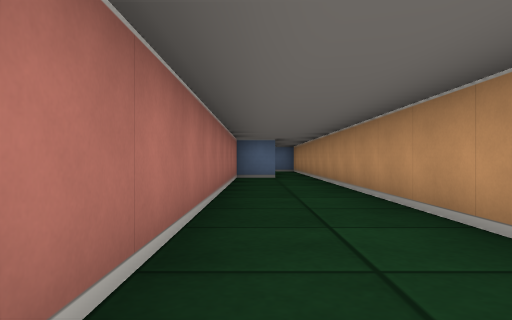
[1] (above)

12 first-person views from a walk through a cub3D maze. The camera is about half as high as the walls, looks level and sees 70° across. The floor is counted in squares. Each view is taken from the middle of a square. On the plan, view 1 faces up. The plan holds only what a view shows up to about 9 squares ahead; the rest is blank.

[2]
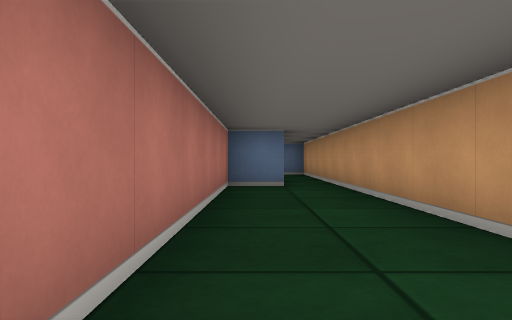

[3]
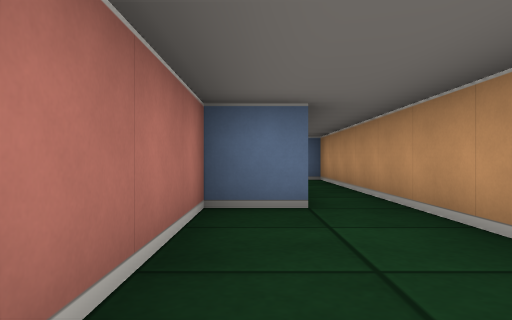

[4]
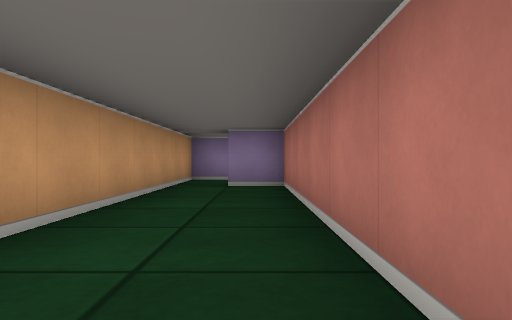

[5]
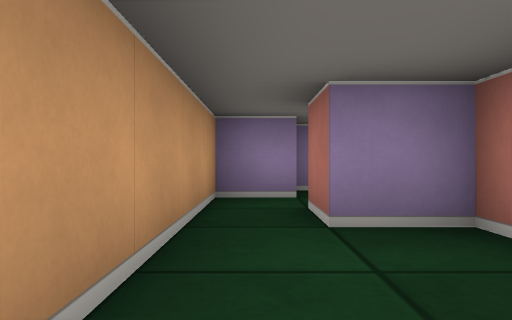

[6]
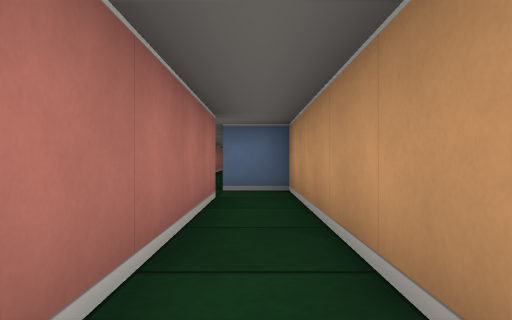

[7]
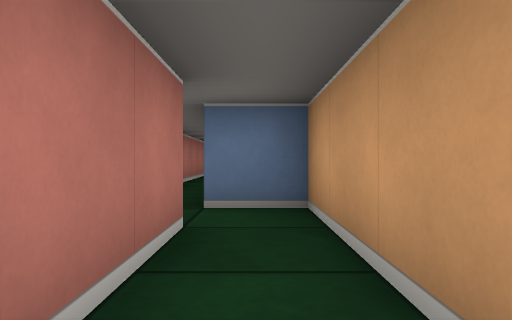

[8]
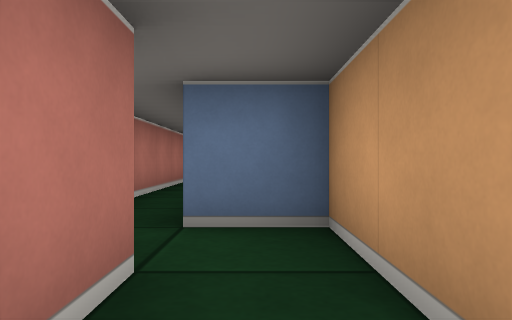

[9]
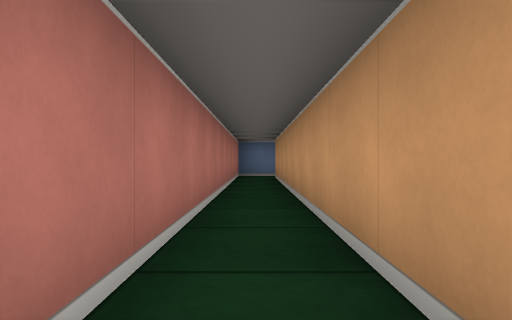

[10]
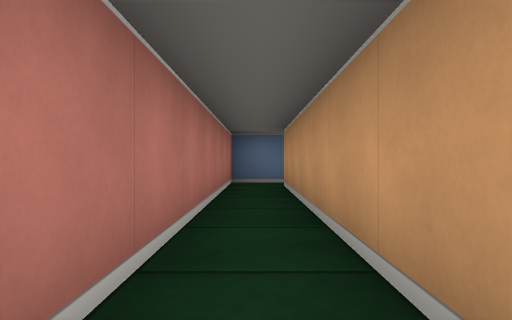

[11]
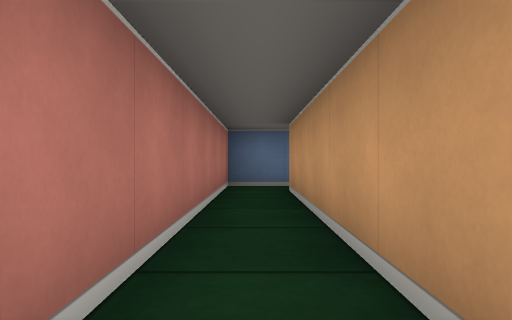

[12]
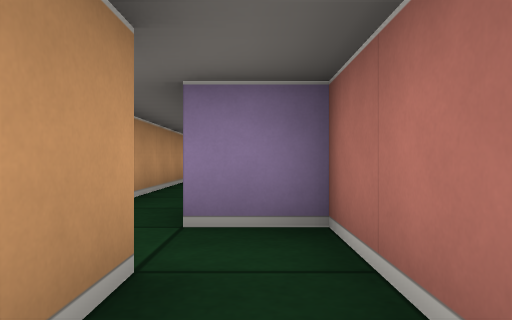

### Floor plan
Points are (right, up) in squares from view 1. A wall is a line through its corners. A room is listed if a view was taken in it or the views show most of it. See-through windows are left out.
Room 1 (views 1, 2, 3, 4, 5, 6, 7, 8)
walls: (1.5, -0.5) (1.5, 13.5); (0.5, 13.5) (0.5, 9.5) (-0.5, 9.5) (-0.5, -0.5) (0.5, -0.5)
ways out: opening at (1, 13) to room 2; opening at (1, 0)
Room 2 (views 9, 10, 11, 12)
walls: (0.6, 25.5) (-0.5, 25.5) (-0.5, 13.5) (0.5, 13.5); (1.5, 13.5) (1.5, 14.5) (0.5, 14.5) (0.5, 24.5)
ways out: opening at (1, 13) to room 1

Positions as (right, up) in squares from view 1, and headings:
1: (0, 0), facing up
2: (0, 3), facing up
3: (0, 6), facing up
4: (0, 6), facing down
5: (1, 2), facing down
6: (1, 9), facing up
7: (1, 11), facing up
8: (1, 12), facing up
9: (0, 15), facing up
10: (0, 18), facing up
11: (0, 19), facing up
12: (0, 16), facing down
